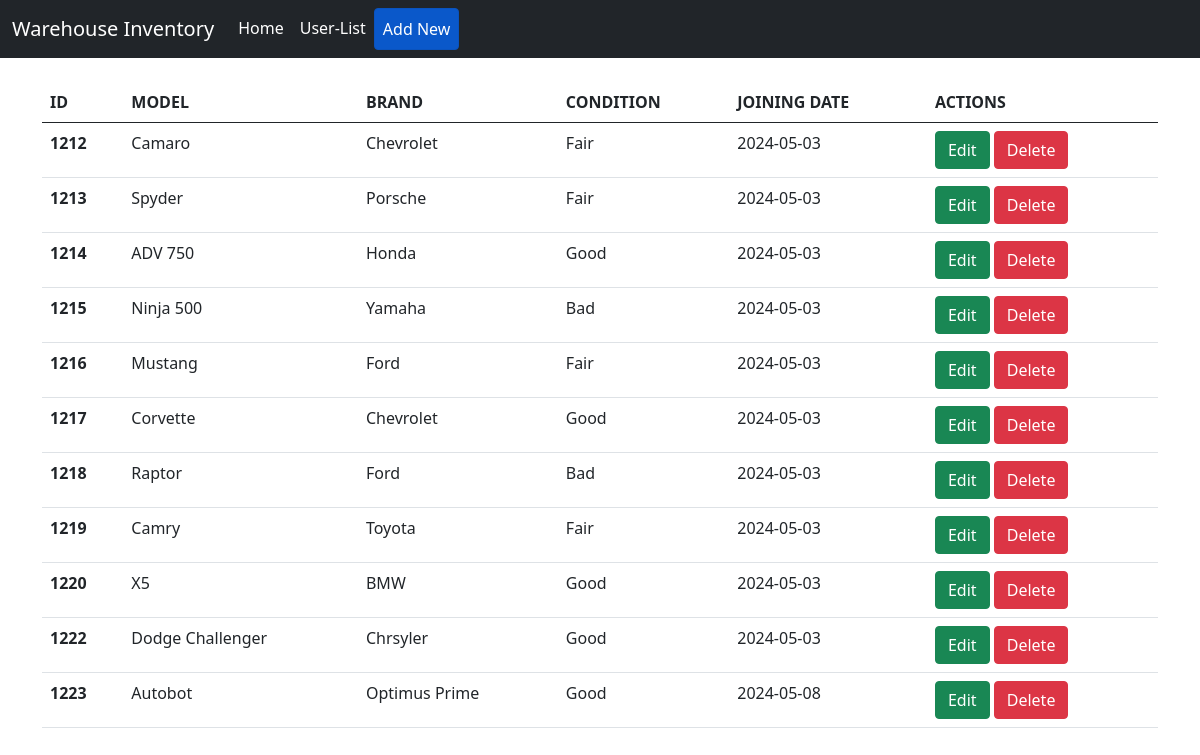
Screenshot of /crud100/index.php with the database file from the repository.
### tables this page shows
CREATE TABLE `crud2` (
  `id` int(11) NOT NULL,
  `model` varchar(255) NOT NULL,
  `brand` varchar(255) NOT NULL,
  `condition` varchar(255) NOT NULL,
  `join_date` date NOT NULL DEFAULT curdate()
);

### crud100/index.php (the view, shortened to what this page needs)
<!doctype html>
<html lang="en">
  <head>
    <link href="https://cdn.jsdelivr.net/npm/bootstrap@5.0.2/dist/css/bootstrap.min.css" rel="stylesheet">
  </head>
  <body>
    <nav class="navbar navbar-expand-lg navbar-dark bg-dark">
      <div class="container-fluid">
        <a class="navbar-brand" href="index.php">Warehouse Inventory</a>
        <div class="collapse navbar-collapse" id="navbarNav">
          <ul class="navbar-nav">
            <li class="nav-item">
              <a class="nav-link active" aria-current="page" href="index.php">Home</a>
            </li>
             <li class="nav-item">
              <a class="nav-link active" aria-current="page" href="User_List.php">User-List</a>
            </li>
            <li class="nav-item">
              <a type="button" class="btn btn-primary nav-link active" href="create.php">Add New</a>
            </li>
          </ul>
        </div>
      </div>
    </nav>
    <div class="container my-4">
    <table class="table">
    <thead>
      <tr>
        <th>ID</th>
        <th>MODEL</th>
        <th>BRAND</th>
        <th>CONDITION</th>
        <th>JOINING DATE</th>
        <th>ACTIONS</th>
      </tr>
      </thead>
<tbody>
  <?php
    include "connection.php";
    $sql = "select * from crud2";
    $result = $conn->query($sql);
    while($row=$result->fetch_assoc()){
      echo "<tr>
        <th>".$row['id']."</th>
        <td>".$row['model']."</td>
        <td>".$row['brand']."</td>
        <td>".$row['condition']."</td>
        <td>".$row['join_date']."</td>
        <td>
        <a  class='btn btn-success'  href='edit.php?id=$row[id];?>'>Edit</a>
        <a  class='btn btn-danger' href='delete.php?id=$row[id];?>'>Delete</a>
        </td>
      </tr>";
    }
 ?>
</tbody>
</table>
</div>
  </body>
</html>

### rows the page displays
crud2: id "1212", model "Camaro", brand "Chevrolet", condition "Fair", join_date "2024-05-03"
crud2: id "1213", model "Spyder", brand "Porsche", condition "Fair", join_date "2024-05-03"
crud2: id "1214", model "ADV 750", brand "Honda", condition "Good", join_date "2024-05-03"
crud2: id "1215", model "Ninja 500", brand "Yamaha", condition "Bad", join_date "2024-05-03"
crud2: id "1216", model "Mustang", brand "Ford", condition "Fair", join_date "2024-05-03"
crud2: id "1217", model "Corvette", brand "Chevrolet", condition "Good", join_date "2024-05-03"
crud2: id "1218", model "Raptor", brand "Ford", condition "Bad", join_date "2024-05-03"
crud2: id "1219", model "Camry", brand "Toyota", condition "Fair", join_date "2024-05-03"
crud2: id "1220", model "X5", brand "BMW", condition "Good", join_date "2024-05-03"
crud2: id "1222", model "Dodge Challenger", brand "Chrsyler", condition "Good", join_date "2024-05-03"
crud2: id "1223", model "Autobot", brand "Optimus Prime", condition "Good", join_date "2024-05-08"
